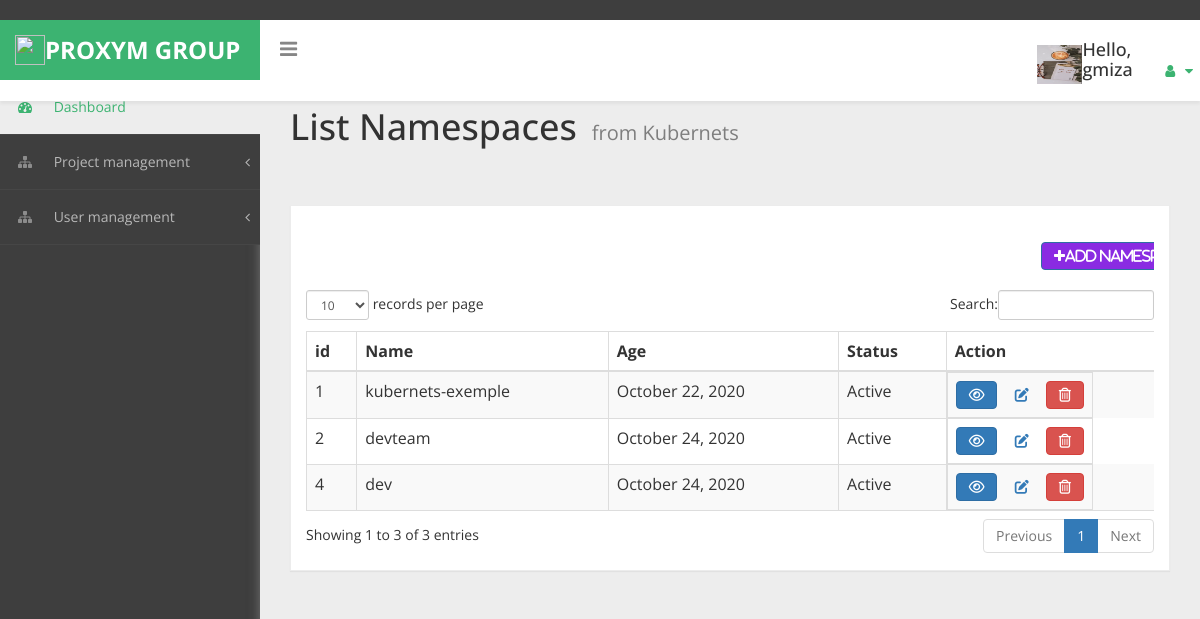
/namespace/ (signed in), run on the app's committed database.
### users/models.py (models this page shows, shortened)
class Profile(models.Model):
    user = models.OneToOneField(User, on_delete=models.CASCADE,unique=True, primary_key=True, default=None)
    image = models.ImageField(default='default.jpg', upload_to='profile_pics')

### blog/models.py (models this page shows, shortened)
class Kubernets(models.Model):
    create_by = models.ForeignKey(User, null=True, related_name="author",on_delete=models.SET_NULL)
    project_description = models.TextField()
    Name = models.CharField(max_length=100)
    date_posted = models.DateTimeField(default=timezone.now,null=True, blank=True)
    STATUS = (
                ('Pending', 'Pending'),
                ('Active', 'Active'),
                ('Deactivate', 'Deactivate'),
                )
    status = models.CharField(max_length=200, null=True, choices=STATUS)

### blog/views.py (the view)
# urls.py: path('namespace/', GetKubernets.as_view(), name='blog-about'),
class GetKubernets(TemplateView):
    model = Kubernets
    authentication_classes = (TokenAuthentication,)
    permissions_classes = (IsAuthenticated,)
    template_name ='blog/about.html' # <app>/<model>_<viewtype>.html
    ordering =['-date_posted']
    def get_context_data(self, *args, **kwargs):
        context = {
            'kubers': Kubernets.objects.all(),
        }
        return context

### blog/templates/blog/about.html (shortened to what this page needs)
{% include "blog/index.html" %}
{% load static %}
{% block content %}
{% load crispy_forms_tags %}
    <html>
    <head>
        <link href="{% static 'blog/dataTables.bootstrap.css'%}" rel="stylesheet" />
  </head>
<body>
  <div id="page-wrapper" >
    <div class="header">
          <h1 class="page-header">
                 List Namespaces<small>from Kubernets</small>
                      </h1>
		</div>
  <div id="page-inner">
    <div class="row">
        <div class="col-md-12">
            <div class="panel panel-default">
                <div class="panel-heading">
                </div>
                <div class="panel-body">
                    <div class="table-responsive">
                      <div class="button">
                        {% if user.is_authenticated %}
                        <a class="btn btn-primary badge-pill" style="background-color: #8A2BE2;"href="{% url 'kuber-create' %}"> <i class="fa fa-plus">Add Namespace </i></a>{% endif %} </div>
                        <table class="table table-striped table-bordered table-hover" id="dataTables-example" >
                            <thead>
                  <tr>
                    <th>id</th>
                    <th>Name</th>
                    <th >Age</th>
                    <th >Status</th>
                    <th>Action</th>
                   </tr>
              </thead>
    <tbody>
      {% for kuber in kubers %}
      <tr>
            <td scope="col">{{ kuber.id}}</td>
            <td scope="col">{{ kuber.Name}}</td>
            <td scope="col"> {{ kuber.date_posted|date:"F d, Y" }}</td>
            {% if kuber.status == None %}
            <td scope="col">Active</td> {%endif%}
            <td  style="display:inline-block;">
    {% if user.is_authenticated %}
    <a class="btn btn-primary badge-pill" href="{% url 'kuber-detail' kuber.id %}"> <i class="fa fa-eye"></i></a>
    <a class="btn btn-secondary badge-pill" href="{% url 'kuber-update' kuber.id %}" ><i class='fas fa-edit'></i></a>
    <a class="btn btn-danger badge-pill" href ="{% url 'kuber-delete' kuber.id %}"> <i class='far fa-trash-alt'></i></a>
    {%endif%}
</td>
  </tr>
  {% endfor %}
  </tbody>
  </table>
</div>
 </div>
 </div>
 </div>
 </div>
</div>
</div>
</body>
</html>
{% endblock content %}

### blog/templates/blog/index.html (shortened to what this page needs)
﻿{% load static %}
<!DOCTYPE html>
<html xmlns="http://www.w3.org/1999/xhtml">
<head>
    <link href="{% static 'blog/bootstrap.css'%}" rel="stylesheet" />
    <link href= "{% static 'blog/font-awesome.css'%}" rel="stylesheet" />
    <link href="{% static 'blog/morris-0.4.3.min.css'%}" rel="stylesheet" />
    <link href="{% static 'blog/custom-styles.css'%}" rel="stylesheet" />
    <link rel="stylesheet" href="{% static 'blog/cssCharts.css'%}">
    <link rel="stylesheet" href="https://cdnjs.cloudflare.com/ajax/libs/font-awesome/4.7.0/css/font-awesome.min.css">
</head>
<body>
    <div id="wrapper">
        <nav class="navbar navbar-default top-navbar" role="navigation">
            <div class="navbar-header">
                <a class="navbar-brand mr-4" style="background-color: #3CB371;" href="{% url 'blog-home' %}"><img src ="{% static 'image/icon.png' %}" style="float:left; position:relative;width:30px;height:30px;background-color: #3CB371;"> PROXYM GROUP</a>
		<div id="sideNav">
        <i class="fa fa-bars icon"></i>
		</div>
            </div>
            <ul class="nav navbar-top-links navbar-right">
                <li class="dropdown">
                         <img style="float:left; position:relative;
                        margin-top:25px;padding-left:-10px;" width="45" height="40" src="{{ user.profile.image.url }}">
                    <span class="hello-msg"><h4></span>Hello, {{request.user}}</h4>
                    <li class="dropdown">
                        <a class="dropdown-toggle" data-toggle="dropdown"  href="{% url 'profile' %}" >
                            <i class="fa fa-user fa-fw"></i> <i class="fa fa-caret-down"></i>
                        </li>
                        </nav>
                        </div>
        <nav class="navbar-default navbar-side" role="navigation">
            <div class="sidebar-collapse">
                <ul class="nav" id="main-menu">
                    <li>
                        <a class="active-menu" href="{% url 'blog-index' %}"><i class="fa fa-dashboard"></i> Dashboard</a>
                    </li>
                    <li>
                        {% if user.is_authenticated %}
                        <a href="#"><i class="fa fa-sitemap"></i> Project management<span class="fa arrow"></span></a>
                        </li>
                        <li>
                            <a href="#"><i class="fa fa-sitemap"></i> User management<span class="fa arrow"></span></a>
                                {% else %}
                                <li>  <a class="nav-item nav-link" href="{% url 'login' %}"><i class="fa fa-fw fa-user"></i>Login</a></li>
                                </ul>
                                {% endif %}
                            </li>
                          </ul></div></nav>
</body>
</html>

### blog/static/blog/custom-styles.css (style rules this page uses)
body { font-family: 'Open Sans', sans-serif; background: #3E3E3E; }
#wrapper { width: 100%; }
#page-wrapper { padding: 15px 15px; min-height: 600px; background: #EDEDED; }
#page-inner { width:100%; margin:10px 20px 10px 0px; background-color:transparent; padding: 15px 30px; min-height:1200px; }
h1, .h1, h2, .h2, h3, .h3 { margin-top: 7px; margin-bottom: -5px; }
h4 { padding-top:10px; }
.navbar-side { z-index: 0; }
.panel { border-radius:0px; }
.navbar-side .nav > li > a > i { color: #8C8C8C;padding: 8px;width: 30px;text-align: center; }
.top-navbar { position: fixed; width: 100%; z-index: 300; -webkit-box-shadow: 0 3px 3px rgba(0, 0, 0, 0.05); -moz-box-shadow: 0 3px 3px rgba(0, 0, 0, 0.05); box-shadow: 0 3px 3px rgba(0, 0, 0, 0.05); }
.navbar-side { z-index: 1; position: fixed; width: 260px; top: 80px; }
#page-wrapper { position: relative; top: 55px; box-shadow: 0 0 10px #757575; -moz-box-shadow: 0 0 10px #757575; -webkit-box-shadow: 0 0 10px #757575; }
.dropdown-menu>li>a { display: block; padding: 3px 20px; clear: both; font-weight: 400; line-height: 1.42857143; color: #333; white-space: nowrap; font-size: 13px; }
.page-header { margin: 0;border-bottom: 1px solid transparent;text-align: left;background-color: rgb(237, 237, 237);padding: 32px 22px 32px 0;color: #323232; }
.panel-default { border-color: #ECECEC; }
.panel-default > .panel-heading { color: #555; border-color: #FFF; font-weight:bold;background: #FFFFFF; font-size: 16px; text-shadow: none; }
.panel-heading { border-bottom: 1px solid transparent; border-top-left-radius: 3px; border-top-right-radius: 3px; }
.header { margin: 0 30px; }
h1.page-header small { color: #7E7E7E; margin-left: 15px; font-size: 20px; }
i.fa.fa-bars { font-size: 20px; margin: 12px 0 0; }
.top-navbar { margin:0px; }
.top-navbar .navbar-brand { color: #fff;width: 260px;text-align: left;height: 60px;font-size: 24px;font-weight: 700;line-height: 30px;background: #3CB371; }
.top-navbar .nav > li { position: relative; display: inline-block; margin: 0px; padding: 0px; }
.top-navbar .nav > li > a { position: relative; display: block; padding: 20px;color: #FFFFFF; margin: 0px; }
.active-menu, .active-menu i { background-color: #EDEDED !important; color: #3CB371 !important; }
.active-menu i { color: #3CB371 !important; }
.arrow { float: right; margin-top: 8px; }
.fa.arrow:before { content: "\f104"; }
.sidebar-collapse , .sidebar-collapse .nav { background:none; }
.sidebar-collapse .nav { padding:0; }
.sidebar-collapse .nav > li > a { color: #B8B8B8; background:transparent; text-shadow:none; font-size: 14px; }
.sidebar-collapse > .nav > li > a { padding: 12px 10px; }
.sidebar-collapse > .nav > li { border-bottom: 1px solid rgba(107, 108, 109, 0.19); }
.navbar-side { border:none; background: #3E3E3E; }
.top-navbar { background: #FFFFFF; border-bottom:none; }
.top-navbar .nav > li > a > i { margin-right: 2px; }
.navbar-default { border:0px solid black; }
.navbar-header { background: transparent; }
.nav > li > a > i { margin-right:10px; color: #3CB371; }
#sideNav { float: left; left: 0; z-index: 3; color: #868686; cursor:pointer; border-radius: 0; width: 14px; font-size: 48px; line-height: 0; margin: 7px 0 0 20px; }
@media (min-width:768px) { #page-wrapper { margin: 0 0 0 260px; padding: 0; min-height: 1200px; } }
@media (min-width:768px) { .navbar-side { width: 260px; z-index: 1; } }
@media (min-width:768px) { .navbar { border-radius: 0px; } }

### blog/templates/blog/about.html (style rules this page uses)
.button { margin-left: 735px; margin-bottom: 20px; }

### data on the page
Kubernets: id "1", Name "kubernets-exemple", date_posted "October 22, 2020", shows "Active"
Kubernets: id "2", Name "devteam", date_posted "October 24, 2020", shows "Active"
Kubernets: id "4", Name "dev", date_posted "October 24, 2020", shows "Active"

### other printed values
{{ request.user }} "gmiza"
